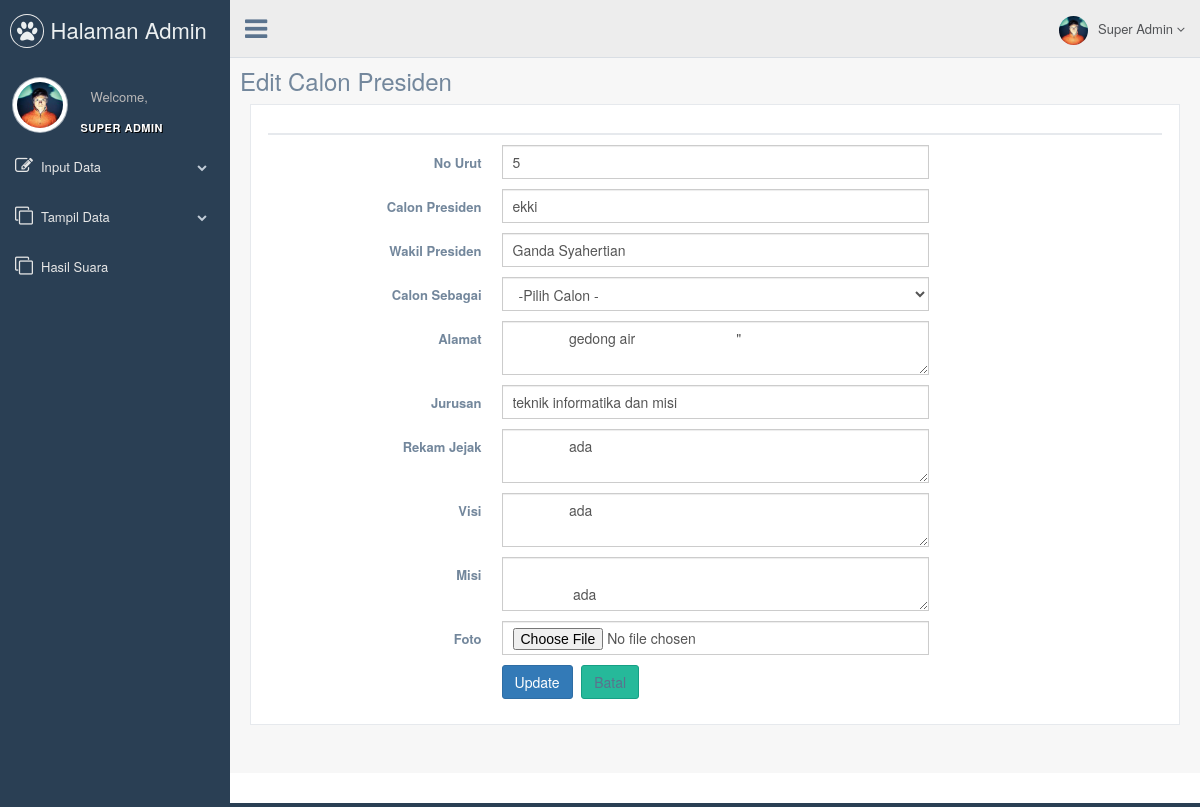
Screenshot of /superadmin/index.php?page=edit_bem&no_urut=5 (signed in) with the database file from the repository.
### tables this page shows
CREATE TABLE `ca_bem` (
  `no_urut` int(11) NOT NULL,
  `capres` varchar(20) NOT NULL,
  `cawapres` varchar(20) NOT NULL,
  `sbg` enum('BEM','MPM') NOT NULL,
  `alamat` text NOT NULL,
  `jurusan` text NOT NULL,
  `rekamjejak` longtext NOT NULL,
  `visi` text NOT NULL,
  `misi` text NOT NULL,
  `foto` text NOT NULL
);

### superadmin/edit_bem.php (the view, shortened to what this page needs)
<div class="page-title">
     <div class="title-left">
          <h3>Edit Calon Presiden</h3>
      </div>
       <div class="col-md-12 col-sm-12 col-xs-12">
       <div class="x_panel">
       <div class="x_title">
       	 <div class="clearfix"></div>
       </div>
       <?php
          $no_urut = $_GET['no_urut'];
          $data = mysql_query("select * from ca_bem where no_urut = '$no_urut'") or die(mysql_error());
          $cek = mysql_fetch_array($data);
      ?>
			<form action="" method="POST" class="form-horizontal form-label-left" enctype="multipart/form-data" >
           <div class="form-group">
            <label class="control-label col-md-3 col-sm-3 col-xs-12" for="last-name">No Urut</label>
            <div class="col-md-6 col-sm-6 col-xs-12">
              <input type="text" name="no_urut" class="form-control col-md-7 col-xs-12" value="<?php echo $cek['no_urut'];?>">
            </div>
          </div>
          <div class="form-group">
            <label class="control-label col-md-3 col-sm-3 col-xs-12">Calon Presiden</label>
            <div class="col-md-6 col-sm-6 col-xs-12">
              <input name="capres" class="date-picker form-control col-md-7 col-xs-12" type="text" value="<?php echo $cek['capres'];?>">
            </div>
          </div>
          <div class="form-group">
            <label class="control-label col-md-3 col-sm-3 col-xs-12">Wakil Presiden</label>
            <div class="col-md-6 col-sm-6 col-xs-12">
              <input type="text" name="cawapres" class="form-control col-md-7 col-xs-12" value="<?php echo $cek['cawapres'];?>">
            </div>
           </div>
            <div class="form-group">
            <label class="control-label col-md-3 col-sm-3 col-xs-12">Calon Sebagai</label>
            <div class="col-md-6 col-sm-6 col-xs-12">
              <select name="sbg" class="form-control" >
              	<option value="<?php echo $cek['sbg'];?>">-Pilih Calon -</option>
              </select>
            </div>
          </div>
          <div class="form-group">
            <label class="control-label col-md-3 col-sm-3 col-xs-12">Alamat</label>
            <div class="col-md-6 col-sm-6 col-xs-12">
              <textarea class="form-control" name="alamat" value="">
              <?php echo $cek['alamat'];?>"
              </textarea>
            </div>
           </div>
          <div class="form-group">
            <label class="control-label col-md-3 col-sm-3 col-xs-12" for="last-name">Jurusan</label>
            <div class="col-md-6 col-sm-6 col-xs-12">
              <input type="text" name="jurusan" class="form-control col-md-7 col-xs-12" value="<?php echo $cek['jurusan'];?>">
            </div>
          </div>
           <div class="form-group">
            <label class="control-label col-md-3 col-sm-3 col-xs-12">Rekam Jejak</label>
            <div class="col-md-6 col-sm-6 col-xs-12">
              <textarea class="form-control" name="rekamjejak">
              <?php echo $cek['rekamjejak'];?>
              </textarea>
            </div>
           </div>
            <div class="form-group">
            <label class="control-label col-md-3 col-sm-3 col-xs-12">Visi</label>
            <div class="col-md-6 col-sm-6 col-xs-12">
              <textarea class="form-control" name="visi">
              <?php echo $cek['visi'];?>
              </textarea>
            </div>
           </div>
            <div class="form-group">
            <label class="control-label col-md-3 col-sm-3 col-xs-12">Misi</label>
            <div class="col-md-6 col-sm-6 col-xs-12">
              <textarea class="form-control" name="misi">
              <?php echo $cek['misi'];?>
              </textarea>
            </div>
           </div>
         <div class="form-group">
            <label class="control-label col-md-3 col-sm-3 col-xs-12">Foto</label>
            <div class="col-md-6 col-sm-6 col-xs-12">
              <input type="file" name="foto" class="form-control col-md-7 col-xs-12">
            </div>
           </div>
          <div class="form-group">
            <div class="col-md-6 col-sm-6 col-xs-12 col-md-offset-3">
              <button type="submit" name="update" value="update" class="btn btn-primary">Update</button>
              <a href="?page=tampilbem"><button type="reset" name="batal" value="batal" class="btn btn-success">Batal</a></button>
            </div>
          </div>
    </form>
</div>
</div>
</div>

### rows the page displays
ca_bem: no_urut "5", capres "ekki", cawapres "Ganda Syahertian", alamat "gedong air \"", jurusan "teknik informatika dan misi", rekamjejak "ada", visi "ada", misi "ada"
